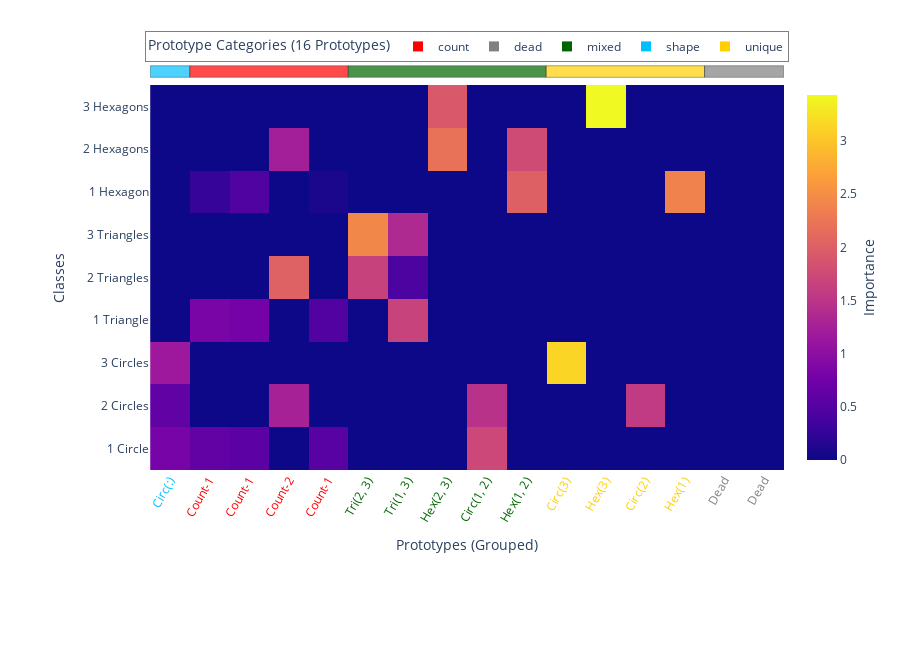

Write notebook code for a chart like this one.
### Code cell
show_global_explanation(net, classes, output_path=run_vis_dir, order_prototypes_by_group=True)

### Figure 1 — Plotly figure (JSON) as saved in the notebook; plotly's stock layout.template omitted (floating-point values rounded to 4 significant figures; data arrays with more than 128 entries replaced by an {"elided": "..."} marker saying what was removed)
{"data": [{"colorbar": {"title": {"side": "right", "text": "Importance"}}, "colorscale": [[0, "#0d0887"], [0.1111, "#46039f"], [0.2222, "#7201a8"], [0.3333, "#9c179e"], [0.4444, "#bd3786"], [0.5556, "#d8576b"], [0.6667, "#ed7953"], [0.7778, "#fb9f3a"], [0.8889, "#fdca26"], [1, "#f0f921"]], "customdata": [["Circ(:)", "Count-1", "Count-1", "Count-2", "Count-1", "Tri(2, 3)", "Tri(1, 3)", "Hex(2, 3)", "Circ(1, 2)", "Hex(1, 2)", "Circ(3)", "Hex(3)", "Circ(2)", "Hex(1)", "Dead", "Dead"], ["4", "0", "3", "11", "14", "2", "6", "9", "12", "13", "1", "7", "8", "10", "5", "15"]], "hoverongaps": false, "hovertemplate": "Class: %{y}<br>Prototype: %{customdata[0]} (Original P%{customdata[1]})<br>Importance: %{z:.3f}<extra></extra>", "type": "heatmap", "x": [0, 1, 2, 3, 4, 5, 6, 7, 8, 9, 10, 11, 12, 13, 14, 15], "y": ["1 Circle", "2 Circles", "3 Circles", "1 Triangle", "2 Triangles", "3 Triangles", "1 Hexagon", "2 Hexagons", "3 Hexagons"], "z": {"elided": "9x16 float values"}}, {"legendgroup": "count", "marker": {"color": "red", "size": 10, "symbol": "square"}, "mode": "markers", "name": "count", "type": "scatter", "x": [null], "y": [null]}, {"legendgroup": "dead", "marker": {"color": "gray", "size": 10, "symbol": "square"}, "mode": "markers", "name": "dead", "type": "scatter", "x": [null], "y": [null]}, {"legendgroup": "mixed", "marker": {"color": "rgb(0, 100, 0)", "size": 10, "symbol": "square"}, "mode": "markers", "name": "mixed", "type": "scatter", "x": [null], "y": [null]}, {"legendgroup": "shape", "marker": {"color": "deepskyblue", "size": 10, "symbol": "square"}, "mode": "markers", "name": "shape", "type": "scatter", "x": [null], "y": [null]}, {"legendgroup": "unique", "marker": {"color": "rgb(255, 207, 0)", "size": 10, "symbol": "square"}, "mode": "markers", "name": "unique", "type": "scatter", "x": [null], "y": [null]}], "layout": {"height": 650, "legend": {"bgcolor": "rgba(255,255,255,0.7)", "bordercolor": "rgba(0,0,0,0.5)", "borderwidth": 1, "orientation": "h", "title": {"text": "Prototype Categories (16 Prototypes)"}, "traceorder": "normal", "x": 0.5, "xanchor": "center", "y": 1.06, "yanchor": "bottom"}, "margin": {"b": 180, "l": 150, "r": 50, "t": 85}, "shapes": [{"fillcolor": "deepskyblue", "line": {"color": "black", "width": 0.5}, "opacity": 0.7, "type": "rect", "x0": -0.5, "x1": 0.5, "xref": "x", "y0": 1.02, "y1": 1.05, "yref": "paper"}, {"fillcolor": "red", "line": {"color": "black", "width": 0.5}, "opacity": 0.7, "type": "rect", "x0": 0.5, "x1": 4.5, "xref": "x", "y0": 1.02, "y1": 1.05, "yref": "paper"}, {"fillcolor": "rgb(0, 100, 0)", "line": {"color": "black", "width": 0.5}, "opacity": 0.7, "type": "rect", "x0": 4.5, "x1": 9.5, "xref": "x", "y0": 1.02, "y1": 1.05, "yref": "paper"}, {"fillcolor": "rgb(255, 207, 0)", "line": {"color": "black", "width": 0.5}, "opacity": 0.7, "type": "rect", "x0": 9.5, "x1": 13.5, "xref": "x", "y0": 1.02, "y1": 1.05, "yref": "paper"}, {"fillcolor": "gray", "line": {"color": "black", "width": 0.5}, "opacity": 0.7, "type": "rect", "x0": 13.5, "x1": 15.5, "xref": "x", "y0": 1.02, "y1": 1.05, "yref": "paper"}], "width": 900, "xaxis": {"automargin": true, "tickangle": -60, "tickmode": "array", "ticktext": ["<span style=\"color:deepskyblue;\">Circ(:)</span>", "<span style=\"color:red;\">Count-1</span>", "<span style=\"color:red;\">Count-1</span>", "<span style=\"color:red;\">Count-2</span>", "<span style=\"color:red;\">Count-1</span>", "<span style=\"color:rgb(0, 100, 0);\">Tri(2, 3)</span>", "<span style=\"color:rgb(0, 100, 0);\">Tri(1, 3)</span>", "<span style=\"color:rgb(0, 100, 0);\">Hex(2, 3)</span>", "<span style=\"color:rgb(0, 100, 0);\">Circ(1, 2)</span>", "<span style=\"color:rgb(0, 100, 0);\">Hex(1, 2)</span>", "<span style=\"color:rgb(255, 207, 0);\">Circ(3)</span>", "<span style=\"color:rgb(255, 207, 0);\">Hex(3)</span>", "<span style=\"color:rgb(255, 207, 0);\">Circ(2)</span>", "<span style=\"color:rgb(255, 207, 0);\">Hex(1)</span>", "<span style=\"color:gray;\">Dead</span>", "<span style=\"color:gray;\">Dead</span>"], "tickvals": [0, 1, 2, 3, 4, 5, 6, 7, 8, 9, 10, 11, 12, 13, 14, 15], "title": {"text": "Prototypes (Grouped)"}}, "yaxis": {"automargin": true, "title": {"text": "Classes"}}}}
